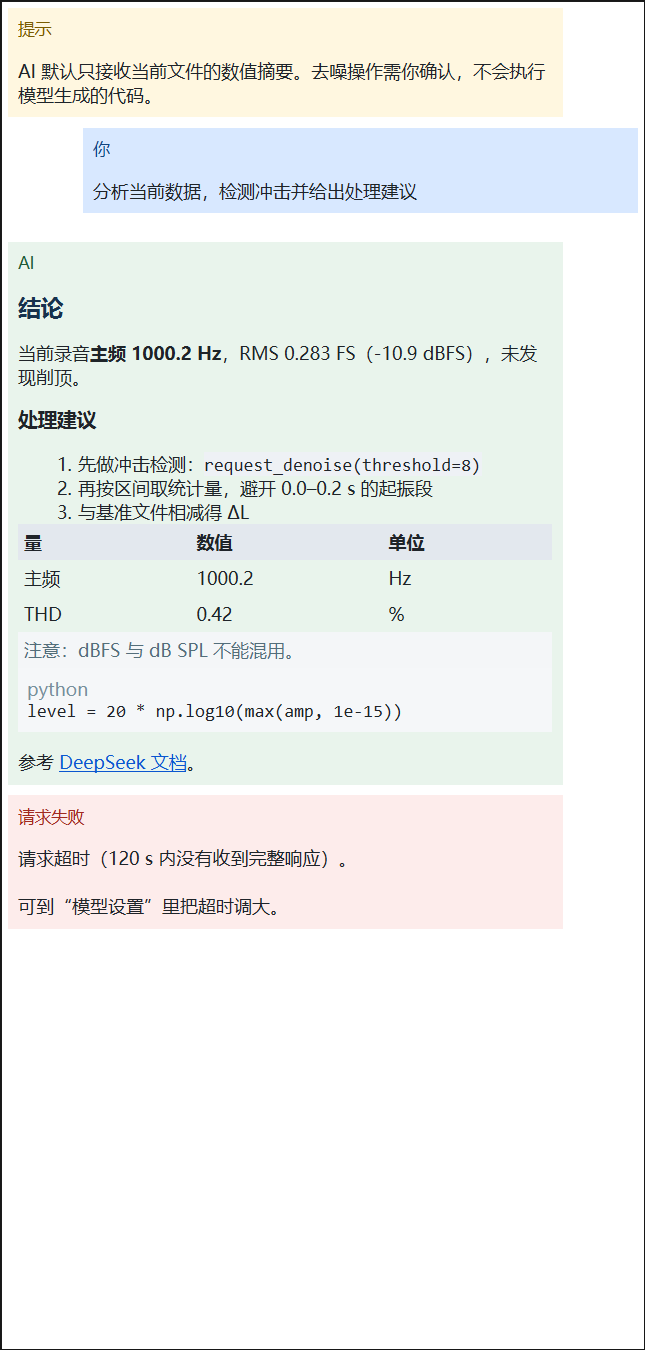

Source code (Python):
"""探针：把 ChatView 渲染成 PNG，检查气泡颜色、对齐与 Markdown 显示。"""

import sys
from pathlib import Path

sys.path.insert(0, str(Path(__file__).resolve().parents[1]))

from PySide6.QtGui import QFont
from PySide6.QtWidgets import QApplication

from app.chat_view import ChatView

SAMPLE = """## 结论

当前录音**主频 1000.2 Hz**，RMS 0.283 FS（-10.9 dBFS），未发现削顶。

### 处理建议

1. 先做冲击检测：`request_denoise(threshold=8)`
2. 再按区间取统计量，避开 0.0–0.2 s 的起振段
3. 与基准文件相减得 ΔL

| 量 | 数值 | 单位 |
|---|---|---|
| 主频 | 1000.2 | Hz |
| THD | 0.42 | % |

> 注意：dBFS 与 dB SPL 不能混用。

```python
level = 20 * np.log10(max(amp, 1e-15))
```

参考 [DeepSeek 文档](https://api-docs.deepseek.com/)。
"""


def main() -> int:
    app = QApplication(sys.argv)
    app.setStyle("Fusion")
    app.setFont(QFont("Microsoft YaHei", 9))
    view = ChatView()
    view.resize(430, 900)
    view.add_welcome()
    view.add_user("分析当前数据，检测冲击并给出处理建议")
    view.add_ai(SAMPLE)
    view.add_error("请求超时（120 s 内没有收到完整响应）。\n\n可到“模型设置”里把超时调大。")
    view.show()
    app.processEvents()
    out = Path(__file__).with_name("_chat_probe.png")
    view.grab().save(str(out))
    print("saved", out, view.message_count)
    return 0


if __name__ == "__main__":
    raise SystemExit(main())
